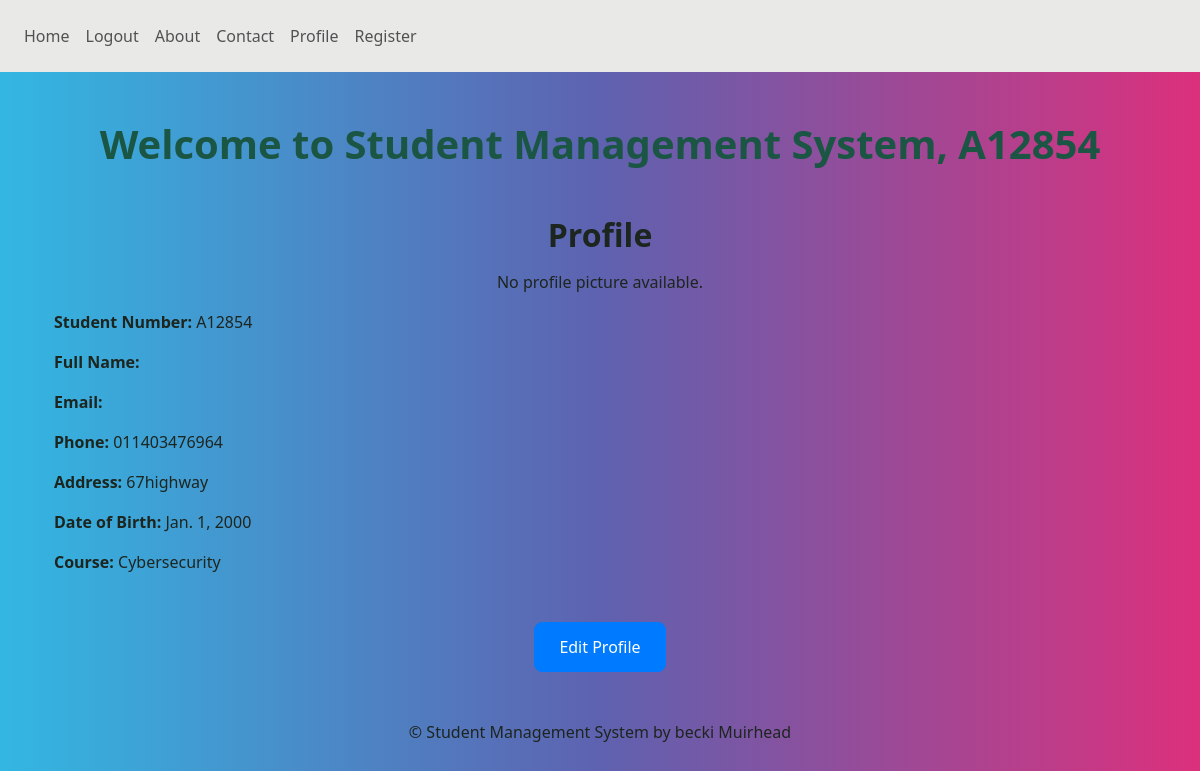
Screenshot of /students/profile/ (signed in) with the database file from the repository.
### students/models.py (models this page shows, shortened)
class Student(models.Model):
    user = models.OneToOneField(settings.AUTH_USER_MODEL, on_delete=models.CASCADE)
    student_number = models.CharField(max_length=10)
    first_name = models.CharField(max_length=50)
    last_name = models.CharField(max_length=50)
    age = models.IntegerField()
    email = models.EmailField(max_length=100)
    phone = models.CharField(max_length=15)
    address = models.TextField()
    date_of_birth = models.DateField(default='2000-01-01')
    course = models.ForeignKey(Course, on_delete=models.CASCADE)  # Reference to Course
    profile_picture = models.ImageField(upload_to='profile_pics/', blank=True, null=True)
    @property
    def age(self):
        today = date.today()
        return today.year - self.date_of_birth.year - ((today.month, today.day) < (self.date_of_birth.month, self.date_of_birth.day))

class Course(models.Model):
    course_code = models.CharField(max_length=10, null=True, blank=True)
    name = models.CharField(max_length=200)
    description = models.TextField()
    credits = models.IntegerField(default=0)

### students/views.py (the view)
# urls.py: path('profile/', views.profile, name='profile'),
@login_required
def profile(request):
    student = get_object_or_404(Student, user=request.user)
    return render(request, 'students/profile.html', {'student': student})

### students/templates/students/profile.html (shortened to what this page needs)
{% extends 'base.html' %}
{% block content %}
<div class="container mt-4">
    <h2 class="text-center">Profile</h2>
    {% if student.profile_picture %}
        <div class="text-center">
            <img src="{{ student.profile_picture.url }}" alt="Profile Picture" class="img-thumbnail" style="max-width: 200px;">
        </div>
    {% else %}
        <p class="text-center">No profile picture available.</p>
    {% endif %}
    <p><strong>Student Number:</strong> {{ student.student_number }}</p>
    <p><strong>Full Name:</strong> {{ student.first_name }} {{ student.last_name }}</p>
    <p><strong>Email:</strong> {{ student.email }}</p>
    <p><strong>Phone:</strong> {{ student.phone }}</p>
    <p><strong>Address:</strong> {{ student.address }}</p>
    <p><strong>Date of Birth:</strong> {{ student.date_of_birth }}</p>
    <p><strong>Course:</strong> {{ student.course.name }}</p>
    <div class="text-center mt-4">
        <a href="{% url 'students:edit_profile' %}" class="btn btn-primary">Edit Profile</a>
    </div>
</div>
{% endblock %}

### students/templates/students/base.html (shortened to what this page needs)
<!DOCTYPE html>
<html lang="en">
<head>
    {% load static %}
    <link rel="stylesheet" href="{% static 'css/bootstrap.min.css' %}">
    <link rel="stylesheet" href="{% static 'css/styles.css' %}">
</head>
<body>
    <nav class="navbar navbar-expand-lg navbar-light bg-light">
        <div class="collapse navbar-collapse">
            <ul class="navbar-nav mr-auto">
                <li class="nav-item">
                    <a class="nav-link" href="{% url 'students:home' %}">Home</a>
                </li>
                {% if user.is_authenticated %}
                    <li class="nav-item">
                        <a class="nav-link" href="{% url 'students:logout' %}">Logout</a>
                    </li>
                {% else %}
                    <li class="nav-item">
                        <a class="nav-link" href="{% url 'students:login' %}">Login</a>
                    </li>
                {% endif %}
                <li class="nav-item">
                    <a class="nav-link" href="{% url 'students:about' %}">About</a>
                </li>
                <li class="nav-item">
                    <a class="nav-link" href="{% url 'students:contact' %}">Contact</a>
                    <li class="nav-item">
                        <a class="nav-link" href="{% url 'students:profile' %}">Profile</a>
                        <li class="nav-item">
                            <a class="nav-link" href="{% url 'students:register' %}">Register</a>
                </li>
            </ul>
        </div>
    </nav>
    <div class="container">
        <header class="my-4">
            <h1 class="text-center text-success-emphasis">Welcome to Student Management System{% if user.is_authenticated %}, {{ user.username }}{% endif %}</h1>
        </header>
        <main>
            {% block content %}{% endblock %}
        </main>
        <footer class="mt-4 text-center">
            <p>&copy; {{ current_year }} Student Management System by becki Muirhead</p>
        </footer>
    </div>
</body>
</html>

### students/static/css/styles.css (style rules this page uses)
body { color: #28a745; }
.btn-primary { background-color: #007bff; border-color: #007bff; }
.text-success-emphasis { color: #324436; font-weight: bold; }
body { color: #1d251f; }

### rows the page displays
Student: student_number "A12854", phone "011403476964", address "67highway", date_of_birth "Jan. 1, 2000", course.name "Cybersecurity"

### other values shown
{{ user.username }} "A12854"
